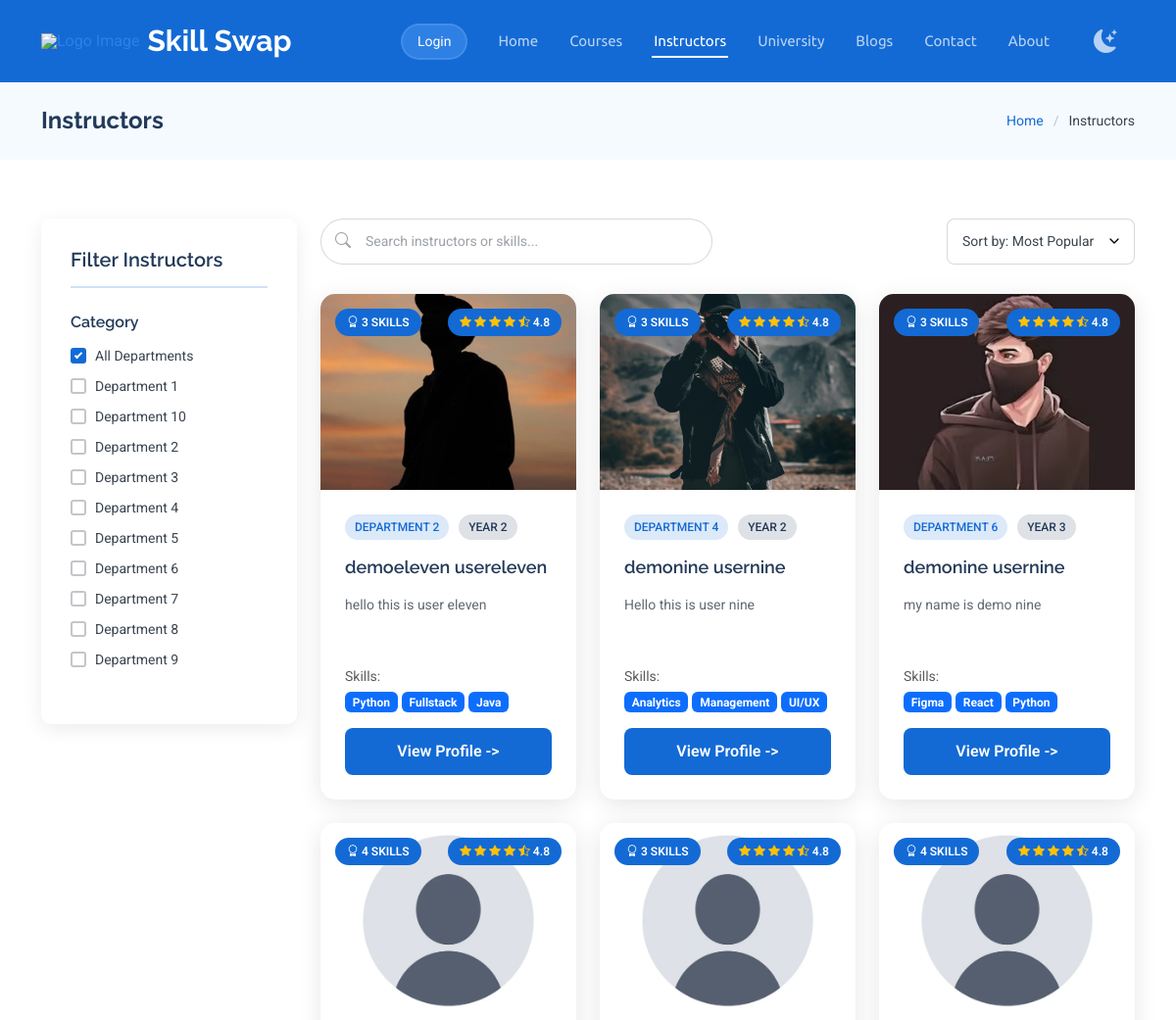
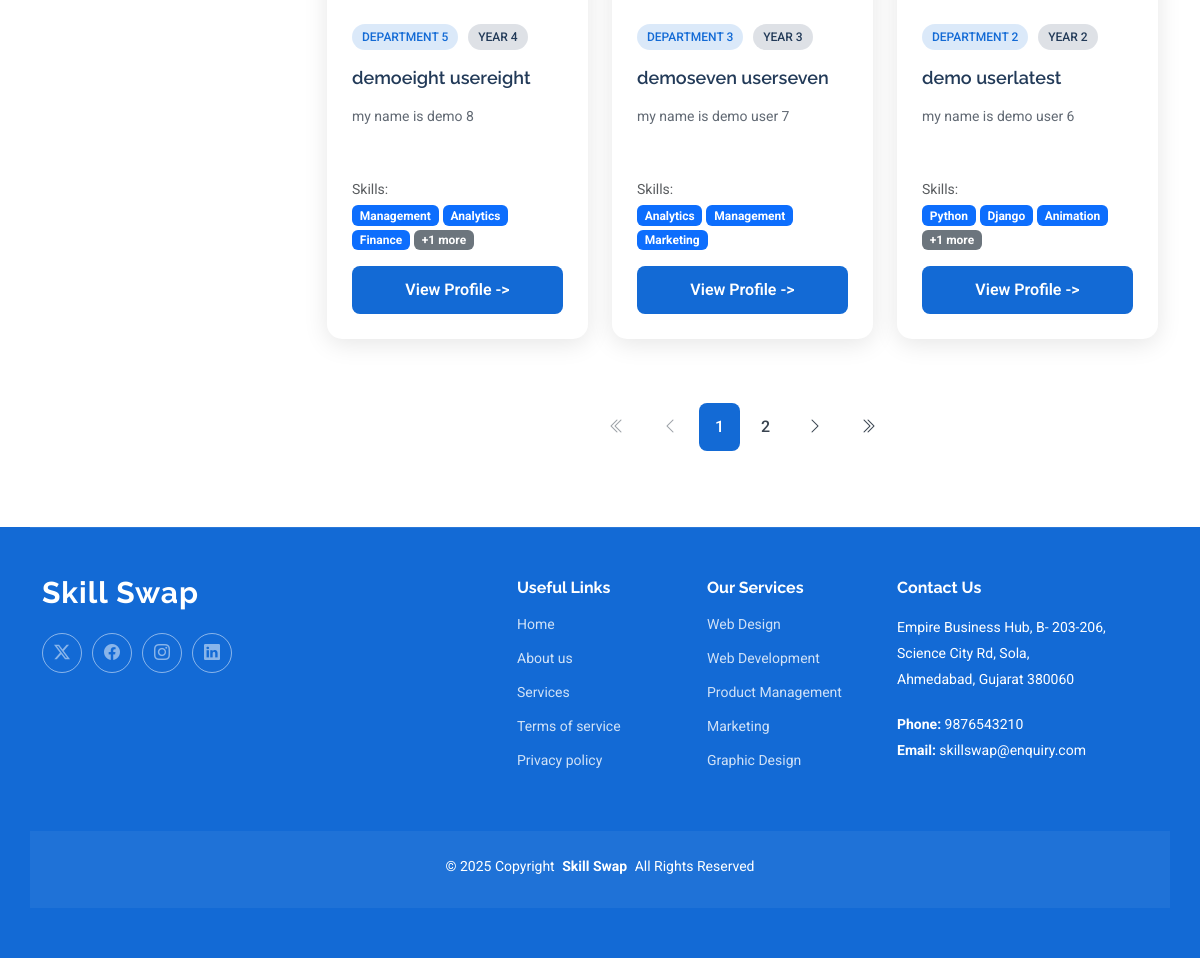
Page /courses/instructors/ on the committed database (2 pictures, top to bottom).
### apps/university/models.py (models this page shows, shortened)
class Department(models.Model):
    class Meta:
        ordering = ['name']
        db_table = 'department'
    name = models.CharField(max_length=100, unique=True, help_text="Enter Full Department Name")
    description = models.TextField(blank=True, help_text="Brief description of the department")
    created_at = models.DateTimeField(auto_now_add=True)
    updated_at = models.DateTimeField(auto_now=True)

### apps/accounts/models.py (models this page shows, shortened)
class User(models.Model):
    class Meta:
        ordering = ['-created_at']
        db_table = 'userprofile'
    YEAR_CHOICES = (
        ('1','First Year'),
        ('2','Second Year'),
        ('3','Third Year'),
        ('4','Fourth Year'),
    )
    GENDER_CHOICES = (
        ('M' , 'Male'),
        ('F' , 'Female'),
        ('O' , 'Other'),
    )
    username = models.CharField(max_length=25,unique=True)
    first_name = models.CharField(max_length=20)
    last_name = models.CharField(max_length=20)
    gender = models.CharField(max_length=10,choices=GENDER_CHOICES)
    profile_pic = models.ImageField(upload_to=profile_images , blank=True , null=True)
    university_name = models.ForeignKey(University,on_delete=models.SET_NULL,null=True)
    personal_email = models.EmailField(unique=True,help_text="Use Your Personal Email Address")
    department = models.ForeignKey(Department,on_delete=models.SET_NULL,null=True,related_name='students')
    branch = models.ForeignKey(Branch,on_delete=models.SET_NULL,null=True,related_name='students')
    skills = models.ManyToManyField("category_skills.Skills" , blank=True , related_name="users")
    year = models.CharField(max_length=20,choices=YEAR_CHOICES)
    bio = models.TextField(max_length=250,blank=True,help_text="Tell Others About Yourself")
    current_password = models.CharField(max_length = 128)
    previous_password = models.CharField(max_length = 128,blank=True,null=True)
    created_at = models.DateTimeField(auto_now_add=True)
    updated_at = models.DateTimeField(auto_now=True)

### apps/category_skills/models.py (models this page shows, shortened)
class Skills(models.Model):
    class Meta:
        ordering = ['category' , 'name']
        db_table = 'category_skills'
        unique_together = ['name','category']
        verbose_name_plural = 'Skills'
    LEVEL_CHOICES = (
         ('B' , 'Beginner'),
         ('I' , 'Intermediate'),
         ('A' , 'Advanced'),
    )
    name = models.CharField(max_length=200,unique=True)
    category = models.ForeignKey(SkillsCategory,on_delete=models.CASCADE,related_name='skills')
    image = models.ImageField(upload_to=category_skills,blank=True,null=True)
    description = models.TextField(max_length=999,help_text="Enter Description for Specific Skill")
    level = models.CharField(max_length=25 , choices=LEVEL_CHOICES , default='Beginner')
    created_at = models.DateField(auto_now_add=True)
    updated_at = models.DateTimeField(auto_now=True)

### apps/category_skills/views.py (the view, shortened to what this page needs)
# urls.py: path('instructors/', views.InstructorView , name="instructors"),
def InstructorView(request):
    users_with_skills = User.objects.filter(user_skills__isnull=False).distinct().prefetch_related(
        'user_skills__skill__category', 'department'
    )
    custom_user = request.session.get("user_id")
    if custom_user:
        users_with_skills = users_with_skills.exclude(id=custom_user)
    q = request.GET.get("q")
    categories = request.GET.getlist("categories[]")
    if categories and "all" not in categories:
        users_with_skills = users_with_skills.filter(department__id__in=categories).distinct()
    instructors_data = []
    for user in users_with_skills:
        user_skills = user.user_skills.all()
        skills_list = [us.skill for us in user_skills]
        instructors_data.append({
            'user': user,
            'skills': skills_list,
            'skills_count': len(skills_list),
        })
    paginator = Paginator(instructors_data, 6)
    page_number = request.GET.get("page")
    page_obj = paginator.get_page(page_number)
    departments = Department.objects.all()
    return render(request, "category_skills/instructors.html", {
        "departments": departments,
        "page_obj": page_obj,
        "section": "instructors",
        "page_param": "page",
    })

### apps/accounts/context_processors.py (called while the page is built)
def custom_user(request):
    user_obj = None
    if request.session.get("user_id"):
        try:
            user_obj = User.objects.get(id=request.session["user_id"])
        except User.DoesNotExist:
            pass
    return {"custom_user": user_obj}

### templates/category_skills/instructors.html (shortened to what this page needs)
{% extends "layout/base.html" %}
{% load static %}
{% block mainsection %}
    <div class="page-title light-background">
      <div class="container d-lg-flex justify-content-between align-items-center">
        <h1 class="mb-2 mb-lg-0">Instructors</h1>
        <nav class="breadcrumbs">
          <ol>
            <li><a href="{% url 'core:home' %}">Home</a></li>
            <li class="current">Instructors</li>
          </ol>
        </nav>
      </div>
    </div>
    <section id="instructors" class="courses-2 section">
      <div class="container" data-aos="fade-up" data-aos-delay="100">
        <div class="row">
          <div class="col-lg-3">
            <div class="course-filters" data-aos="fade-right" data-aos-delay="100">
              <h4 class="filter-title">Filter Instructors</h4>
              <div class="filter-group">
                <h5>Category</h5>
                <div class="filter-options">
                  <label class="filter-checkbox">
                    <span class="checkmark"></span>
                    All Departments
                  </label>
                  {% for department in departments %}
                  <label class="filter-checkbox">
                    <span class="checkmark"></span>
                    {{ department.name }}
                  </label>
                  {% endfor %}
                </div>
              </div>
            </div>
          </div>
          <div class="col-lg-9">
            <div class="courses-header" data-aos="fade-left" data-aos-delay="100">
              <div class="search-box">
                <i class="bi bi-search"></i>
                <input type="text" id="searchInput" placeholder="Search instructors or skills...">
              </div>
              <div class="sort-dropdown">
                <select>
                  <option>Sort by: Most Popular</option>
                </select>
              </div>
            </div>
             <div id="instructorsWrapper">
            {% include "category_skills/instructors_grid.html" %}
            </div>
          </div>
        </div>
      </div>
    </section>
{% endblock %}

### templates/category_skills/instructors_grid.html (shortened to what this page needs)
 {% load static %}
 <div class="courses-grid">
              <div class="row">
                {% if page_obj %}
                  {% for instructor in page_obj %}
                  <div class="col-lg-4 col-md-6 col-sm-12 course-item pb-4" data-aos="fade-up" data-aos-delay="200">
                    <div class="course-card">
                      <div class="course-image">
                        {% if instructor.user.profile_pic %}
                          <img src="{{ instructor.user.profile_pic.url }}" class="img-fluid" alt="{{ instructor.user.first_name }}">
                        {% else %}
                          <img src="{% static 'assets/img/default-avatar.webp' %}" class="img-fluid" alt="{{ instructor.user.first_name }}">
                        {% endif %}
                        <div class="course-badge badge-left">
                           <i class="bi bi-award"></i>
                          <span>{{ instructor.skills_count }} Skills</span>
                        </div>
                        <div class="course-badge badge-right rating-stars">
                            <i class="bi bi-star-fill"></i>
                            <i class="bi bi-star-fill"></i>
                            <i class="bi bi-star-fill"></i>
                            <i class="bi bi-star-fill"></i>
                            <i class="bi bi-star-half"></i>
                          <span>4.8</span>
                        </div>
                      </div>
                      <div class="course-content">
                        <div class="course-meta">
                          <span class="category">{{ instructor.user.department.name|default:"Student" }}</span>
                          <span class="level">Year {{ instructor.user.year }}</span>
                        </div>
                        <h3>{{ instructor.user.first_name }} {{ instructor.user.last_name }}</h3>
                        <p>{{ instructor.user.bio|default:"A passionate student sharing knowledge and skills."|truncatewords:15 }}</p>
                        <div class="skills-list mb-3">
                          <small class="text-muted">Skills:</small>
                          <div class="d-flex flex-wrap gap-1 mt-1">
                            {% for skill in instructor.skills|slice:":3" %}
                              <span class="badge bg-primary">{{ skill.name }}</span>
                            {% endfor %}
                            {% if instructor.skills_count > 3 %}
                              <span class="badge bg-secondary">+{{ instructor.skills_count|add:"-3" }} more</span>
                            {% endif %}
                          </div>
                        </div>
                        <a href="{% url 'category_skills:instructor_profile' instructor.user.id %}" class="btn-course">View Profile -></a>
                      </div>
                    </div>
                  </div>
                  {% endfor %}
                {% endif %}
              </div>
            </div>
{% include "include/pagination.html" %}

### rows in the picture
Department: name "Department 1"
Department: name "Department 10"
Department: name "Department 2"
Department: name "Department 3"
Department: name "Department 4"
Department: name "Department 5"
Department: name "Department 6"
Department: name "Department 7"
Department: name "Department 8"
Department: name "Department 9"
User: user.profile_pic (picture), skills_count "3", user.department.name "DEPARTMENT 2", user.year "2", user.first_name "demoeleven", user.last_name "usereleven", user.bio "hello this is user eleven"
Skills: name "Python"
Skills: name "Fullstack"
Skills: name "Java"
User: user.profile_pic (picture), skills_count "3", user.department.name "DEPARTMENT 4", user.year "2", user.first_name "demonine", user.last_name "usernine", user.bio "Hello this is user nine"
Skills: name "Analytics"
Skills: name "Management"
Skills: name "UI/UX"
User: user.profile_pic (picture), skills_count "3", user.department.name "DEPARTMENT 6", user.year "3", user.first_name "demonine", user.last_name "usernine", user.bio "my name is demo nine"
Skills: name "Figma"
Skills: name "React"
User: skills_count "4", user.department.name "DEPARTMENT 5", user.year "4", user.first_name "demoeight", user.last_name "usereight", user.bio "my name is demo 8", skills_count|add "1"
Skills: name "Finance"
User: skills_count "3", user.department.name "DEPARTMENT 3", user.year "3", user.first_name "demoseven", user.last_name "userseven", user.bio "my name is demo user 7"
Skills: name "Marketing"
User: skills_count "4", user.department.name "DEPARTMENT 2", user.year "2", user.first_name "demo", user.last_name "userlatest", user.bio "my name is demo user 6", skills_count|add "1"
Skills: name "Django"
Skills: name "Animation"

### other values in the picture
{{ num }} "1" "2"
